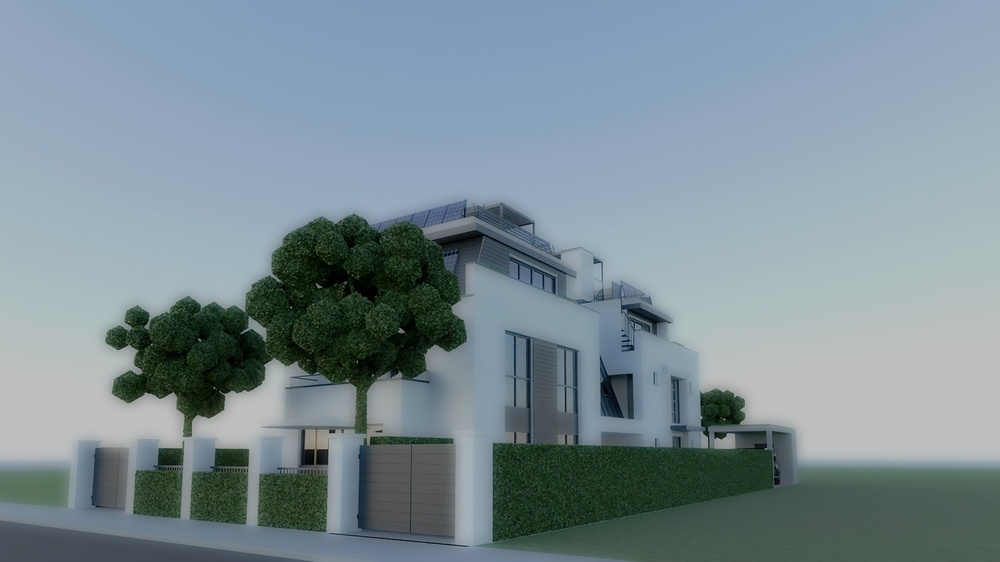
#> input picture 3d-modell/renderings/EXT_01_Strasse_Abendsonne.jpg, 1000 x 562 px, shrunk from 1600 x 900 before the run, found by its file name
$ python publish_gallery.py ../renderings/EXT_01_Strasse_Abendsonne.jpg ../renderings/EXT_02_SuperSUV_Carport.jpg
#> lines starting #> are read from the running program, lines starting #| are printed output that depends on the picture
import os, json, sys
from PIL import Image, ImageFilter, ImageEnhance, ImageChops, ImageDraw
SRC = sys.argv[1]; DST = sys.argv[2]; os.makedirs(DST, exist_ok=True)
T = {
 'EXT_01_Strasse_Abendsonne': ('Außen', 'Ankommen in der Abendsonne'),
 'EXT_02_SuperSUV_Carport': ('Zufahrt West', 'Carport Haus A'),
 'EXT_03_Gelaendewagen': ('Zufahrt Ost', 'Carport Haus B'),
 'EXT_04_Vogel_Abendsonne': ('Überblick', 'Doppelhaus mit Dachterrassen'),
 'EXT_05_Garten_Lounge': ('Garten Süd', 'Lounge auf der Terrasse'),
 'INT_01_A_Wohnen': ('Haus A · EG', 'Wohnen mit Marmor-Wohnwand'),
 'INT_02_A_Kueche_Essen': ('Haus A · EG', 'Kochinsel und Essplatz'),
 'INT_03_B_Kueche': ('Haus B · EG', 'Küche und Essen'),
 'INT_04_B_Wohnwand': ('Haus B · EG', 'Wohnen mit Wohnwand'),
 'INT_05_A_DG_Schlafen': ('Haus A · DG', 'Master-Schlafzimmer'),
 'INT_06_A_OG_Bad': ('Haus A · OG', 'Bad'),
 'PANO_A_EG_Wohnen': ('360° · Haus A', 'Wohnen, Essen, Küche'),
 'PANO_B_EG_Kueche': ('360° · Haus B', 'Küche und Essen'),
 'PANO_A_DG_Schlafen': ('360° · Haus A', 'Schlafen'),
 'PANO_A_Dachterrasse': ('360°', 'Dachterrasse'),
 'PANO_Garten_Sued': ('360°', 'Garten Süd'),
}
order = list(T)
def grade(im, pano):
#> called with pano = False
    im = im.convert('RGB')
#> im is the input picture: PIL image 1000x562 RGB; mean R, G, B 124, 141.5, 149.8
    im = ImageEnhance.Contrast(im).enhance(1.06); im = ImageEnhance.Color(im).enhance(1.05)
    # Glow aus Lichtern
    hi = im.point(lambda v: max(0, v - 200) * 3).filter(ImageFilter.GaussianBlur(radius=max(6, im.width // 160)))
#> hi: PIL image 1000x562 RGB; every value is 0
    im = ImageChops.add(im, hi, scale=2.2)
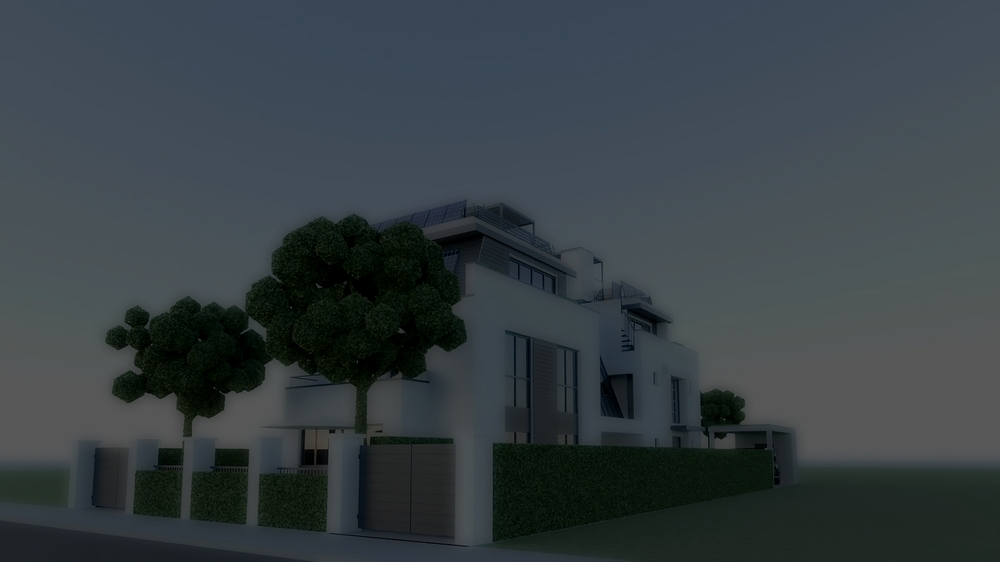
#> im: PIL image 1000x562 RGB; mean R, G, B 54.9, 63.8, 67.9
    if not pano:
        w, h = im.size; m = Image.new('L', (w, h), 0); d = ImageDraw.Draw(m)
#> after `w, h = im.size`: w = 1000; h = 562
#> after `m = Image.new('L', (w, h), 0)`: m: PIL image 1000x562 L; every value is 0
        d.ellipse([-w * 0.25, -h * 0.35, w * 1.25, h * 1.35], fill=255); m = m.filter(ImageFilter.GaussianBlur(radius=w // 9))
#> after `m = m.filter(ImageFilter.GaussianBlur(radius=w // 9))`: m: PIL image 1000x562 L; every value is 255
        dark = ImageEnhance.Brightness(im).enhance(0.78); im = Image.composite(im, dark, m)
        im = im.filter(ImageFilter.UnsharpMask(radius=1.2, percent=40, threshold=2))
    return im
bilder, panos = [], []
for k in order:
    f = os.path.join(SRC, k + '.jpg')
    if not os.path.exists(f): continue
    pano = k.startswith('PANO')
    im = grade(Image.open(f), pano); out = k + '.jpg'; im.save(os.path.join(DST, out), quality=90, optimize=True, progressive=True)
    (panos if pano else bilder).append({'f': out, 'k': T[k][0], 't': T[k][1]})
#> pass 2 of the loop `for k in order:`:
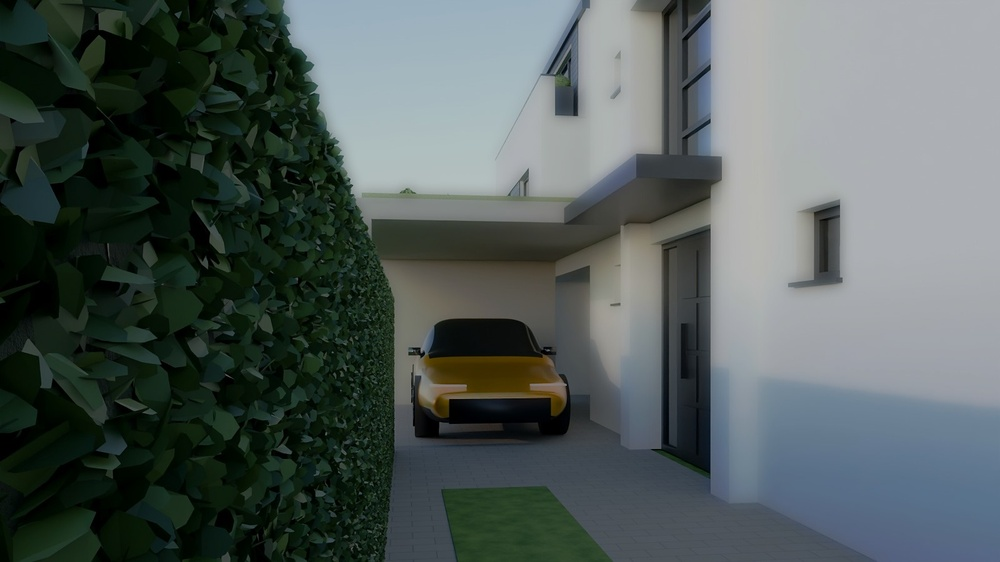
#> input picture 3d-modell/renderings/EXT_02_SuperSUV_Carport.jpg, 1000 x 562 px, shrunk from 1600 x 900 before the run, found by its file name
#> in grade, im is the input picture: PIL image 1000x562 RGB; mean R, G, B 81.9, 91.9, 90
#> in grade (call 2), `im = ImageChops.add(im, hi, scale=2.2)`:
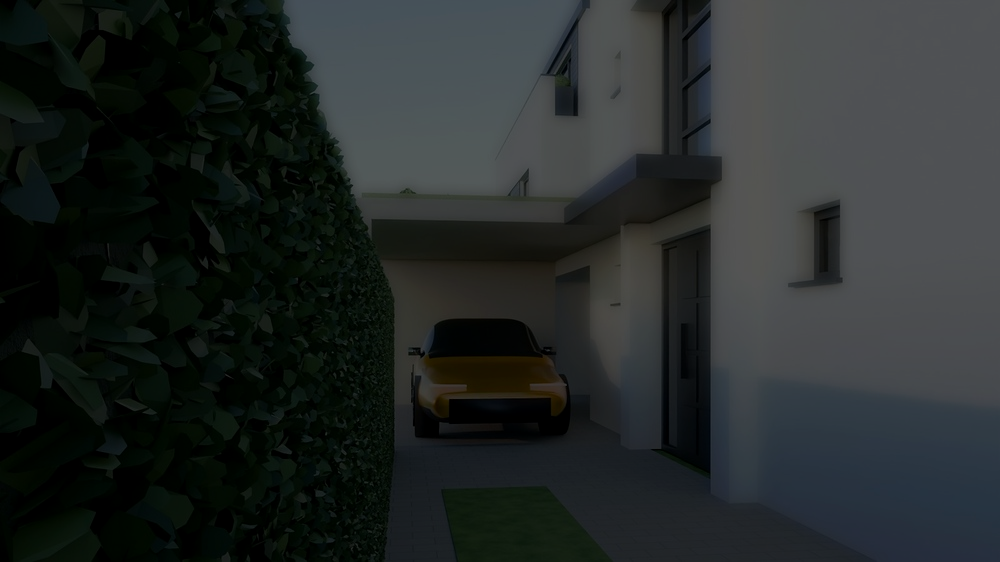
#> im: PIL image 1000x562 RGB; mean R, G, B 36.3, 41.2, 40.4
#> pass 3 of the loop `for k in order:`:
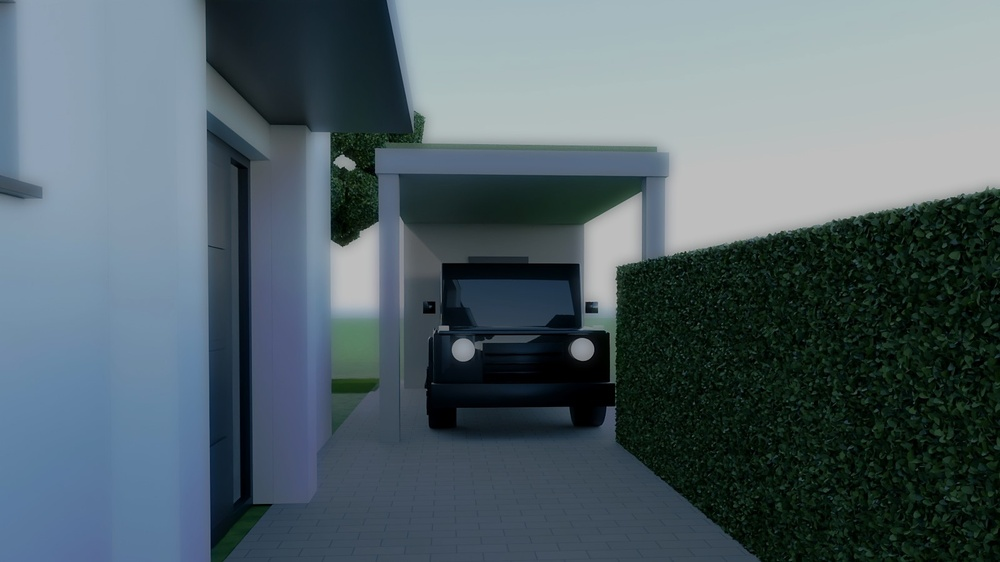
#> input picture 3d-modell/renderings/EXT_03_Gelaendewagen.jpg, 1000 x 562 px, shrunk from 1600 x 900 before the run, found by its file name
#> in grade, im is the input picture: PIL image 1000x562 RGB; mean R, G, B 83, 98.9, 106.2
#> in grade (call 3), `im = ImageChops.add(im, hi, scale=2.2)`:
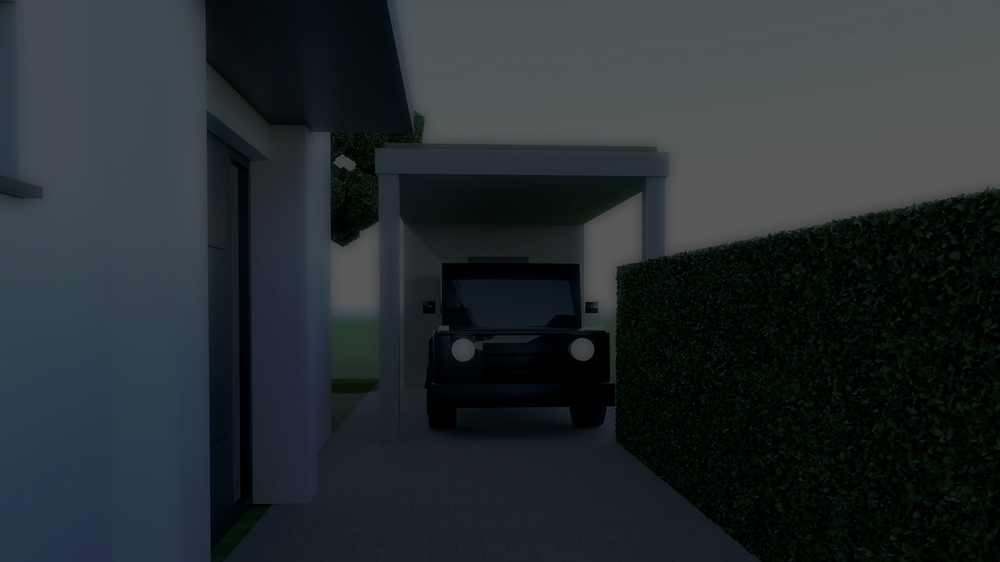
#> im: PIL image 1000x562 RGB; mean R, G, B 36.5, 44.4, 48.1
#> the loop made 16 passes; the first 3 are shown
json.dump({'bilder': bilder, 'panoramen': panos}, open(os.path.join(DST, 'galerie.json'), 'w'), ensure_ascii=False, indent=1)
print(len(bilder), 'Bilder,', len(panos), 'Panoramen')
